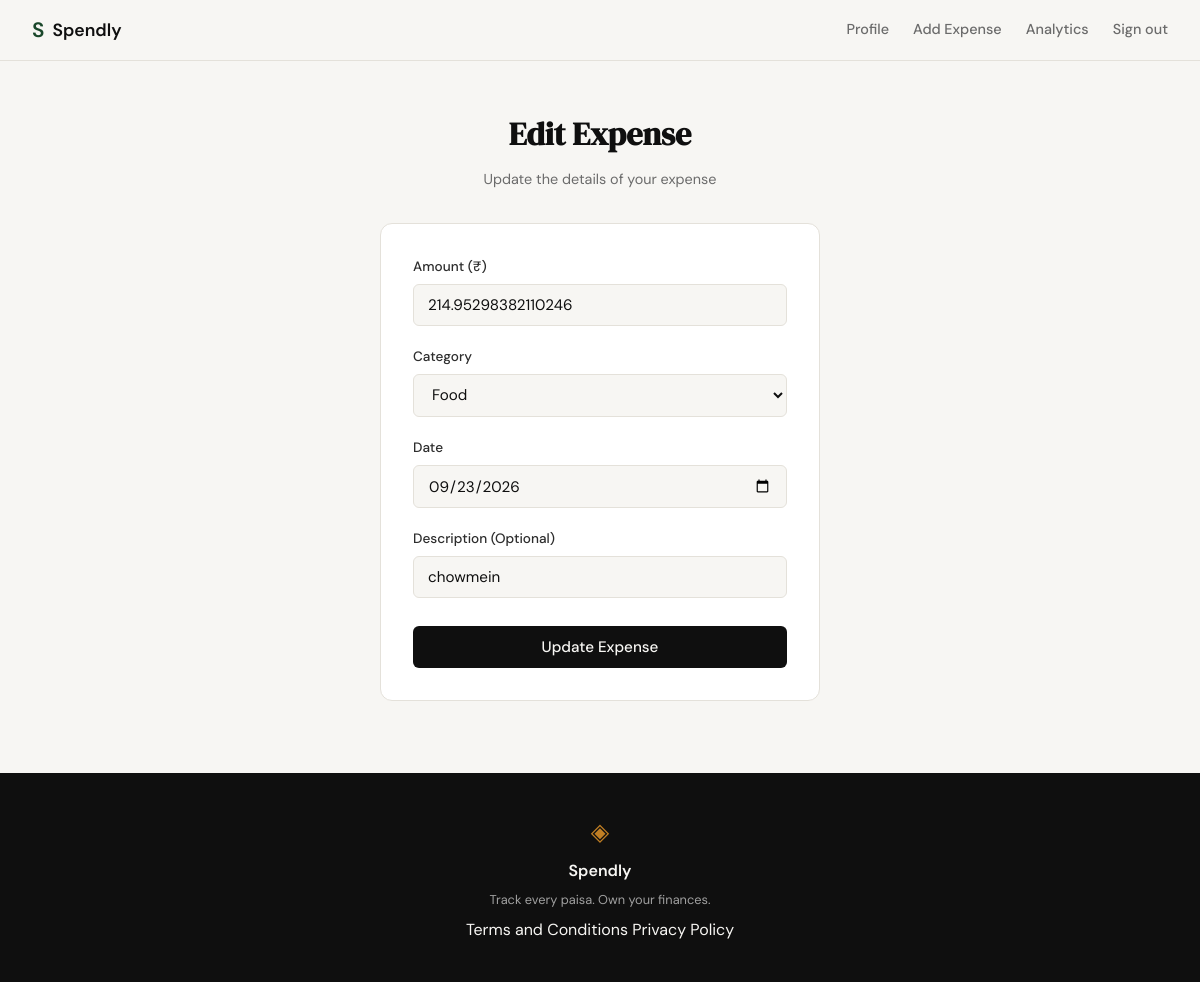
/expenses/16/edit (signed in), run on the app's committed database.
### tables this page shows
CREATE TABLE expenses (
                id INTEGER PRIMARY KEY AUTOINCREMENT,
                user_id INTEGER NOT NULL,
                amount REAL NOT NULL,
                category TEXT NOT NULL,
                date TEXT NOT NULL,
                description TEXT,
                created_at TEXT DEFAULT CURRENT_TIMESTAMP,
                FOREIGN KEY (user_id) REFERENCES users (id)
            );

### main.py (the view)
@app.get("/expenses/{id}/edit", response_class=HTMLResponse)
def edit_expense(id: int, request: Request, user_id: int = Depends(get_current_user)):
    expense = get_expense_by_id(id, user_id)
    if not expense:
        raise HTTPException(status_code=404, detail="Expense not found")
    error = request.query_params.get("error")
    return templates.TemplateResponse(
        request=request,
        name="edit_expense.html",
        context={"expense": expense, "error": error}
    )

### templates/edit_expense.html (shortened to what this page needs)
{% extends "base.html" %}
{% block content %}
<div class="auth-section">
    <div class="auth-container">
        <div class="auth-header">
            <h1 class="auth-title">Edit Expense</h1>
            <p class="auth-subtitle">Update the details of your expense</p>
        </div>
        <div class="auth-card">
            <form method="POST" action="/expenses/{{ expense.id }}/edit" class="expense-form">
                <div class="form-group">
                    <label for="amount">Amount (₹)</label>
                    <input type="number" id="amount" name="amount" class="form-input" step="0.01"
                           value="{{ expense.amount }}" placeholder="0.00" required>
                </div>
                <div class="form-group">
                    <label for="category">Category</label>
                    <select id="category" name="category" class="form-input" required>
                        <option value="Food" {% if expense.category == 'Food' %}selected{% endif %}>Food</option>
                    </select>
                </div>
                <div class="form-group">
                    <label for="date">Date</label>
                    <input type="date" id="date" name="date" class="form-input"
                           value="{{ expense.date }}" required>
                </div>
                <div class="form-group">
                    <label for="description">Description (Optional)</label>
                    <input type="text" id="description" name="description" class="form-input"
                           value="{{ expense.description or '' }}" placeholder="e.g. Weekly groceries">
                </div>
                <button type="submit" class="btn-submit">Update Expense</button>
            </form>
        </div>
    </div>
</div>
{% endblock %}

### static/css/style.css (style rules this page uses)
:root { --ink: #0f0f0f; --ink-soft: #2d2d2d; --ink-muted: #6b6b6b; --ink-faint: #a0a0a0; --paper: #f7f6f3; --paper-warm: #f0ede6; --paper-card: #ffffff; --accent: #1a472a; --accent-light: #e8f0eb; --accent-2: #c17f24; --accent-2-light: #fdf3e3; --danger: #c0392b; --danger-light: #fdecea; --border: #e4e1da; --border-soft: #eeebe4; --font-display: 'DM Serif Display', Georgia, serif; --font-body: 'DM Sans', system-ui, sans-serif; --max-width: 1200px; --auth-width: 440px; --radius-sm: 6px; --radius-md: 12px; --radius-lg: 20px; }
*, *::before, *::after { box-sizing: border-box; margin: 0; padding: 0; }
html { font-size: 16px; scroll-behavior: smooth; }
body { background: var(--paper); color: var(--ink); font-family: var(--font-body); font-size: 1rem; line-height: 1.6; -webkit-font-smoothing: antialiased; }
.auth-section { min-height: calc(100vh - 60px - 100px); display: flex; align-items: center; justify-content: center; padding: 3rem 2rem; }
.auth-container { width: 100%; max-width: var(--auth-width); }
.auth-header { text-align: center; margin-bottom: 2rem; }
.auth-title { font-family: var(--font-display); font-size: 2rem; color: var(--ink); margin-bottom: 0.5rem; }
.auth-subtitle { font-size: 0.9rem; color: var(--ink-muted); }
.auth-card { background: var(--paper-card); border: 1px solid var(--border); border-radius: var(--radius-md); padding: 2rem; margin-bottom: 1.5rem; }
.form-group { margin-bottom: 1.25rem; }
.form-group label { display: block; font-size: 0.85rem; font-weight: 500; color: var(--ink-soft); margin-bottom: 0.4rem; }
.form-input { width: 100%; padding: 0.6rem 0.875rem; border: 1px solid var(--border); border-radius: var(--radius-sm); font-family: var(--font-body); font-size: 0.95rem; color: var(--ink); background: var(--paper); outline: none; transition: border-color 0.2s; }
.form-input::placeholder { color: var(--ink-faint); }
.btn-submit { width: 100%; padding: 0.7rem; background: var(--ink); color: var(--paper); border: none; border-radius: var(--radius-sm); font-family: var(--font-body); font-size: 0.95rem; font-weight: 500; cursor: pointer; transition: background 0.2s; margin-top: 0.5rem; }

### data on the page
expenses: amount "214.95298382110246", category "Food", date "09/23/2026", description "chowmein"
